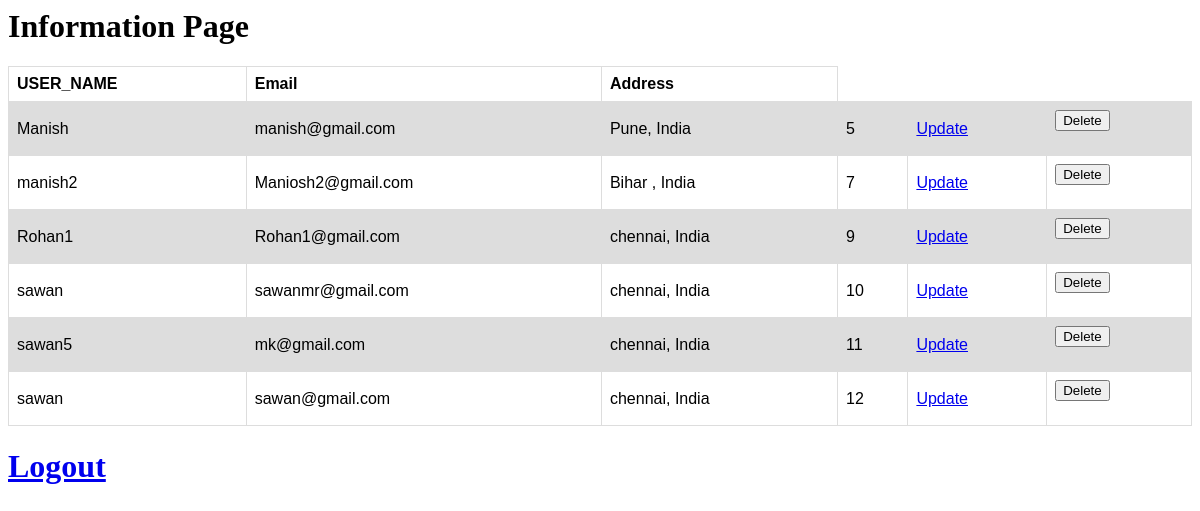
Screenshot of /List with the database file from the repository.
### accounts/models.py (models this page shows)
class CustomUser(AbstractUser):
    username = None
    email = models.EmailField(_('Email'), unique=True)
    user_name = models.CharField(_('Username'), max_length=150, blank=True)
    address = models.CharField(_('Address'), max_length=280, blank=True)
    USERNAME_FIELD = 'email'
    REQUIRED_FIELDS = []
    objects = CustomUserManager()

### accounts/views.py (the view)
# urls.py: path('List', views.details_view, name='List_Page'),
def details_view(request):
    post_data = CustomUser.objects.all()
    return render(request, 'List_Page.html', {'post': post_data})

### templates/List_Page.html (shortened to what this page needs)
<html>
<head>
</head>
<body>
<h1>Information Page</h1>
<table>
    <tr>
        <th>USER_NAME</th>
        <th>Email</th>
        <th>Address</th>
    </tr>
    {% for i in post %}
    <tr>
        <td>{{ i.user_name }}</td>
        <td>{{ i.email }}</td>
        <td>{{ i.address }}</td>
        <td>{{ i.id }}</td>
        <td><a href="{% url 'update_data' i.id %} " class="btn btn-success">Update</a></td>
        <td>
            <form action="{% url 'delete_data' i.id %}" method="post">
                <input type="submit" value="Delete">
            </form>
        </td>
    </tr>
        {% endfor %}
</table>
<h1><a href="{% url 'logout' %}">Logout</a></h1>
</body>
</html>

### templates/List_Page.html (style rules this page uses)
table { font-family: arial, sans-serif; border-collapse: collapse; width: 100%; }
td, th { border: 1px solid #dddddd; text-align: left; padding: 8px; }
tr:nth-child(even) { background-color: #dddddd; }

### rows the page displays
CustomUser: user_name "Manish", email "manish@gmail.com", address "Pune, India", id "5"
CustomUser: user_name "manish2", email "Maniosh2@gmail.com", address "Bihar , India", id "7"
CustomUser: user_name "Rohan1", email "Rohan1@gmail.com", address "chennai, India", id "9"
CustomUser: user_name "sawan", email "sawanmr@gmail.com", address "chennai, India", id "10"
CustomUser: user_name "sawan5", email "mk@gmail.com", address "chennai, India", id "11"
CustomUser: user_name "sawan", email "sawan@gmail.com", address "chennai, India", id "12"
